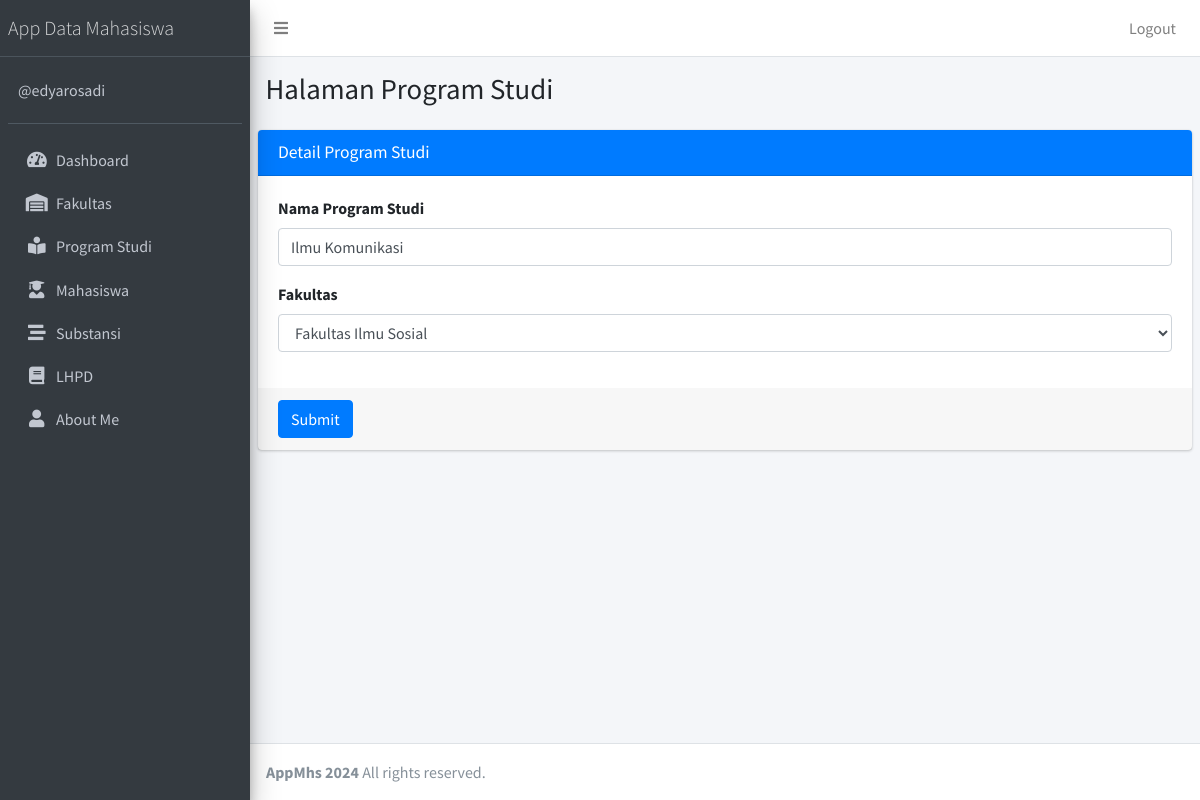
Page /programstudi/edit/2 (signed in) on the committed database.
### tables this page shows
CREATE TABLE `programstudi` (
  `ProgramStudiID` int NOT NULL,
  `NamaProgram` varchar(100) NOT NULL,
  `FakultasID` int DEFAULT NULL
);

CREATE TABLE `fakultas` (
  `FakultasID` int NOT NULL,
  `NamaFakultas` varchar(100) NOT NULL,
  `Deskripsi` text
);

### app/core/Controller.php (called while the page is built, shortened)
<?php
class Controller
{
    public function view($view, $data = [])
    {
        require_once '../app/views/' . $view . '.php';
    }
    public function model($model)
    {
        return new $model;
    }
}

### app/controllers/ProgramStudi.php (called while the page is built, shortened)
<?php
class ProgramStudi extends Controller
{
    public function edit($id)
    {
        $data['title'] = 'Detail Program Studi';
        $data['program_studi'] = $this->model('ProgramStudiModel')->getProgramStudiById($id);
        $data['fakultas'] = $this->model('FakultasModel')->getAllFakultas();
        $this->view('programstudi/edit', $data);
    }
}

### app/core/App.php (called while the page is built, shortened)
<?php
class App
{
    protected $method = 'index';
    protected $params = [];
    public function __construct()
    {
        $url = $this->parseURL();
        if (is_array($url) && isset($url[0]) && file_exists('../app/controllers/' . $url[0] . '.php')) {
            unset($url[0]);
        }
        $this->controller = new $this->controller;
        if (isset($url[1])) {
            if (method_exists($this->controller, $url[1])) {
                $this->method = $url[1];
                unset($url[1]);
            }
        }
        if (!empty($url)) {
            $this->params = array_values($url);
        }
        call_user_func_array([$this->controller, $this->method], $this->params);
    }
    public function parseURL()
    {
        if (isset($_GET['url'])) {
            $url = rtrim($_GET['url'], '/');
            $url = filter_var($url, FILTER_SANITIZE_URL);
            $url = explode('/', $url);
            return $url;
        }
    }
}

### public/index.php (called while the page is built, shortened)
<?php
$app = new App;

### app/core/Database.php (called while the page is built, shortened)
<?php
class Database
{
    private $host = DB_HOST;
    private $user = DB_USER;
    private $pass = DB_PASS;
    private $dbnm = DB_NAME;
    private $dbh;
    private $stmt;
    public function __construct()
    {
        $dsn = 'mysql:host=' . $this->host . ';dbname=' . $this->dbnm;
        $option = [
            PDO::ATTR_PERSISTENT => true,
            PDO::ATTR_ERRMODE => PDO::ERRMODE_EXCEPTION
        ];
        try {
            $this->dbh = new PDO($dsn, $this->user, $this->pass, $option);
        } catch (PDOException $e) {
            die($e->getMessage());
        }
    }
    public function query($query)
    {
        $this->stmt = $this->dbh->prepare($query);
    }
    public function bind($param, $value, $type = null)
    {
        if (is_null($type)) {
            switch (true) {
                default:
                    $type = PDO::PARAM_STR;
            }
        }
        $this->stmt->bindValue($param, $value, $type);
    }
    public function execute()
    {
        $this->stmt->execute();
    }
    public function resultSet()
    {
        $this->execute();
        return $this->stmt->fetchAll(PDO::FETCH_ASSOC);
    }
    public function single()
    {
        $this->execute();
        return $this->stmt->fetch(PDO::FETCH_ASSOC);
    }
}

### app/models/ProgramStudiModel.php (called while the page is built, shortened)
<?php
class ProgramStudiModel
{
    private $table = 'programstudi';
    private $db;
    public function __construct()
    {
        $this->db = new Database;
    }
    public function getProgramStudiById($id)
    {
        $this->db->query('SELECT * FROM ' . $this->table . ' WHERE ProgramStudiID=:id');
        $this->db->bind('id', $id);
        return $this->db->single();
    }
}

### app/models/FakultasModel.php (called while the page is built, shortened)
<?php
class FakultasModel
{
    private $table = 'fakultas';
    private $db;
    public function __construct()
    {
        $this->db = new Database;
    }
    public function getAllFakultas()
    {
        $this->db->query('SELECT * FROM ' . $this->table);
        return $this->db->resultSet();
    }
}

### app/views/programstudi/edit.php (the view, shortened to what this page needs)
<div class="content-wrapper">
    <section class="content-header">
        <div class="container-fluid">
            <div class="row mb-2">
                <div class="col-sm-6">
                    <h1>Halaman Program Studi</h1>
                </div>
            </div>
        </div>
    </section>
    <section class="content">
        <div class="card card-primary">
            <div class="card-header">
                <h3 class="card-title"><?= $data['title']; ?></h3>
            </div>
            <form role="form" action="<?= base_url; ?>/programstudi/updateProgramStudi" method="POST" enctype="multipart/form-data">
                <div class="card-body">
                    <div class="form-group">
                        <label>Nama Program Studi</label>
                        <input type="text" class="form-control" placeholder="masukkan nama program studi..." name="nama_program" value="<?= $data['program_studi']['NamaProgram']; ?>">
                    </div>
                    <div class="form-group">
                        <label>Fakultas</label>
                        <select class="form-control" name="fakultas_id">
                            <?php foreach ($data['fakultas'] as $fakultas) : ?>
                                <option value="<?= $fakultas['FakultasID']; ?>" <?= $fakultas['FakultasID'] == $data['program_studi']['FakultasID'] ? 'selected' : ''; ?>><?= $fakultas['NamaFakultas']; ?></option>
                            <?php endforeach; ?>
                        </select>
                    </div>
                </div>
                <div class="card-footer">
                    <button type="submit" class="btn btn-primary">Submit</button>
                </div>
            </form>
        </div>
    </section>
</div>

### rows in the picture
programstudi: nama_program "Ilmu Komunikasi", fakultas_id "Fakultas Ilmu Sosial"

### other values in the picture
$data['title'] "Detail Program Studi"
